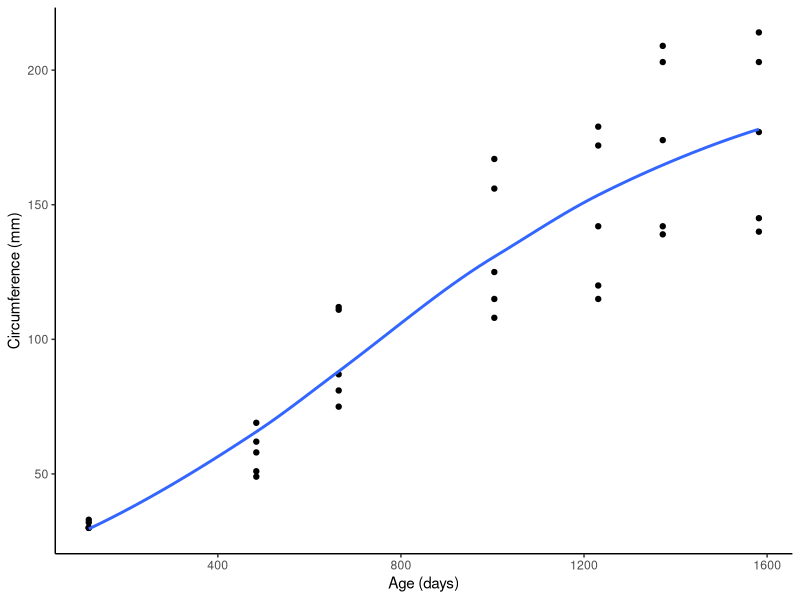
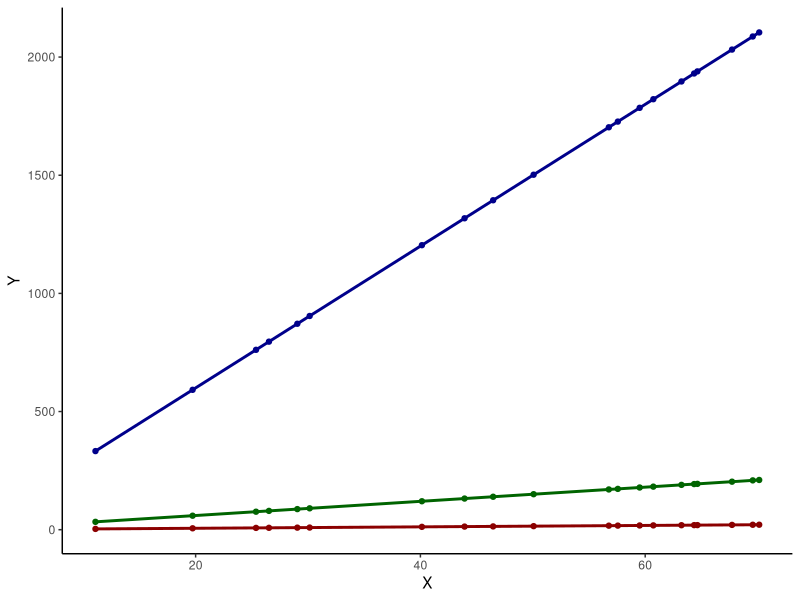
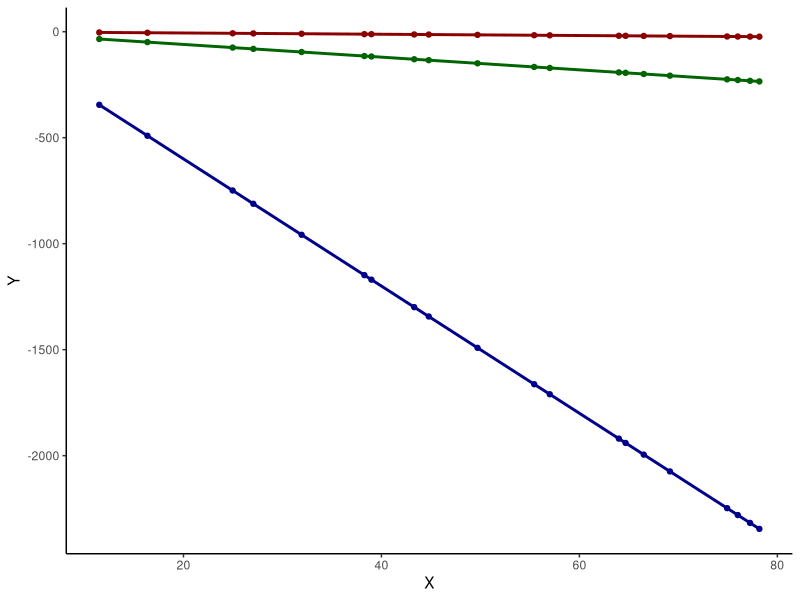
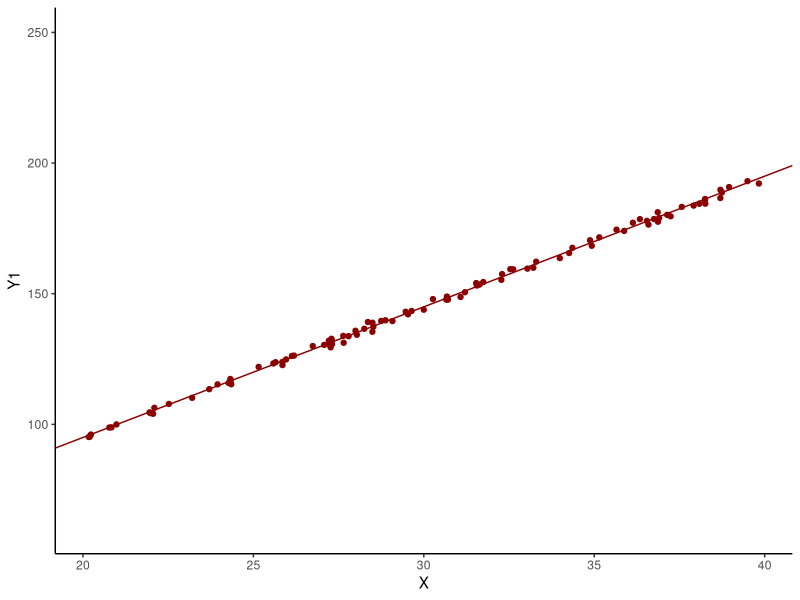
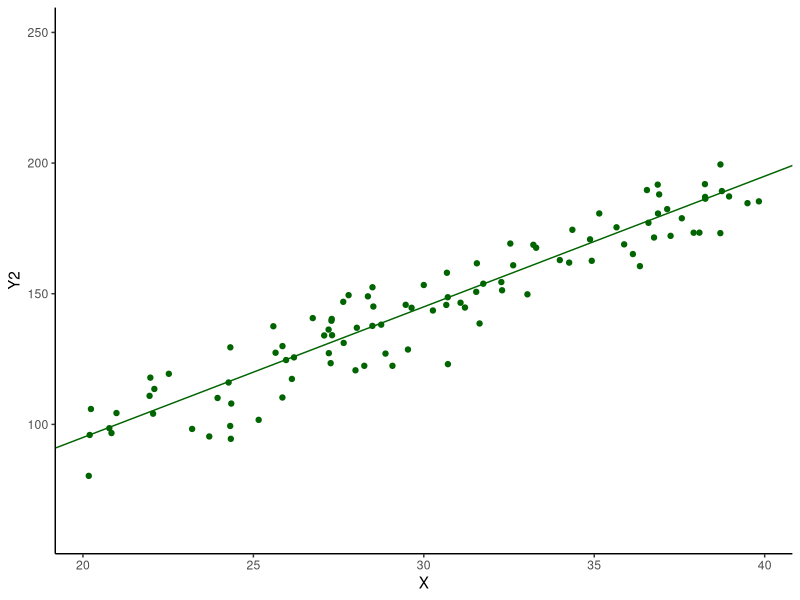
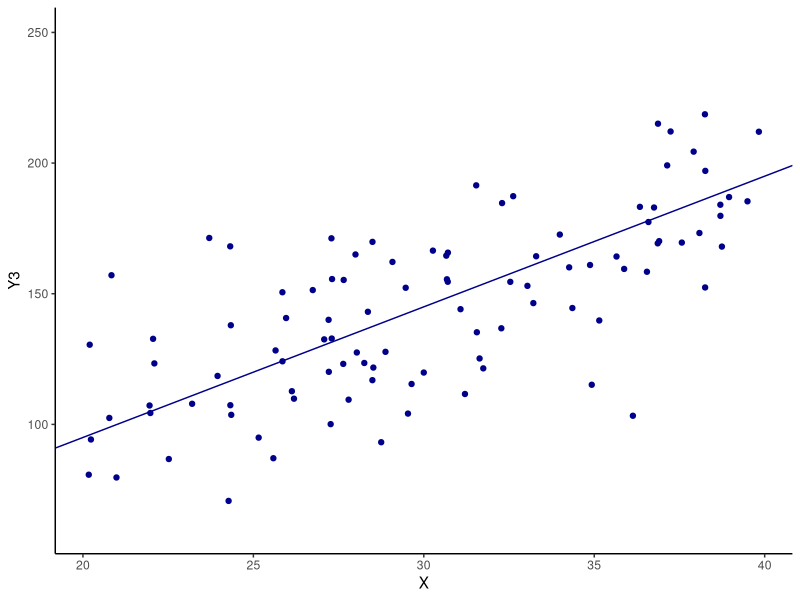
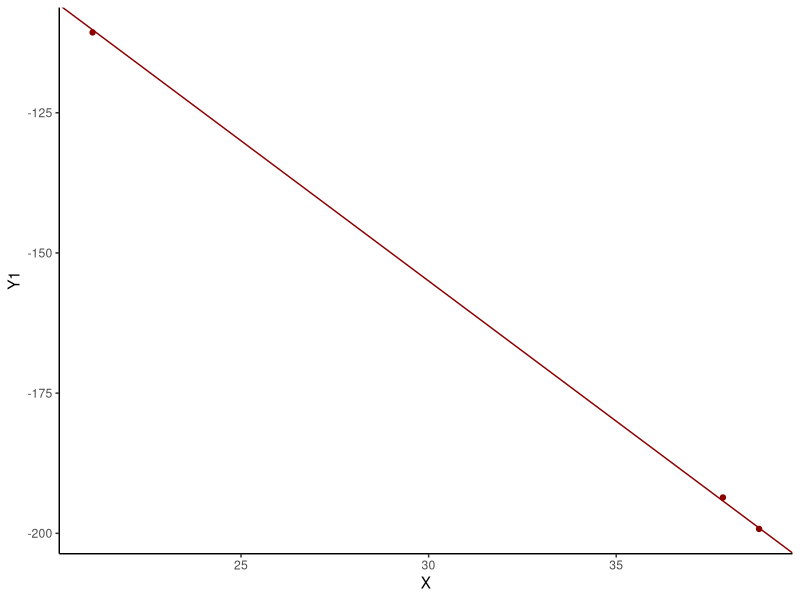
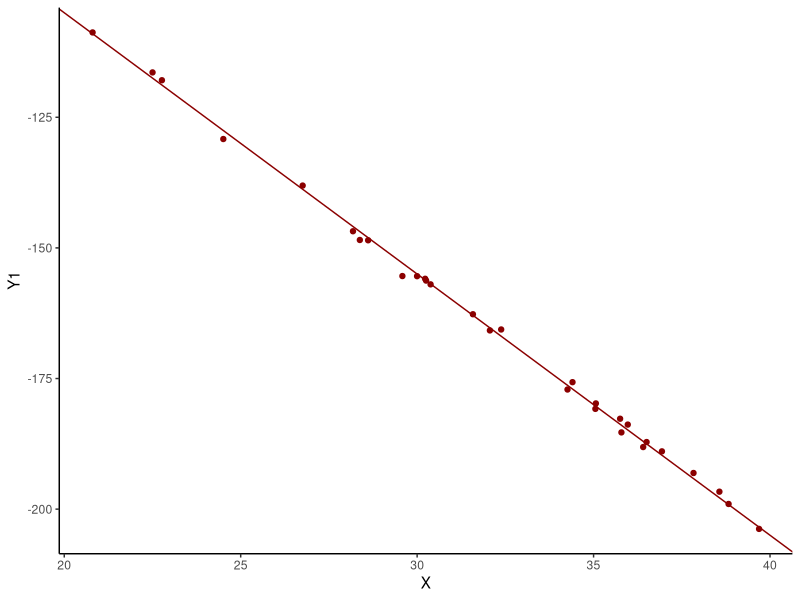

These figures' R source, in order:
## ---- chunk 1
set.seed(678)
## ---- chunk 2
suppressPackageStartupMessages(library(dplyr))
suppressPackageStartupMessages(library(ggplot2))
suppressPackageStartupMessages(library(knitr))
suppressPackageStartupMessages(library(tibble))
## ---- chunk 3
data(Orange)
## ---- chunk 4
ggplot(Orange, aes(x = age, y = circumference)) +
  geom_point() +
  geom_smooth(method = "loess", formula = "y ~ x", se = FALSE) +
  labs(x = "Age (days)", y = "Circumference (mm)") +
  theme_classic()
## ---- chunk 5
# Create a sample dataset
dat <- tibble(X = runif(n = 20, min = 10, max = 80))
dat <- add_column(dat, Y1 = 0.30*dat$X)
dat <- add_column(dat, Y2 = 3.00*dat$X)
dat <- add_column(dat, Y3 = 30.0*dat$X)
## ---- chunk 6
# Visualize the relationships
ggplot(dat, aes(x = X)) +
  geom_point(aes(y = Y1), color = "darkred") +
  geom_smooth(method = "lm", aes(y = Y1), formula = "y ~ x", color = "darkred", se = F) +
  geom_point(aes(y = Y2), color = "darkgreen") +
  geom_smooth(method = "lm", aes(y = Y2), formula = "y ~ x", color = "darkgreen", se = F) +
  geom_point(aes(y = Y3), color = "darkblue") +
  geom_smooth(method = "lm", aes(y = Y3), formula = "y ~ x", color = "darkblue", se = F) +
  labs(x = "X", y = "Y") +
  theme_classic()
## ---- chunk 7
cor(x = dat$X, y = dat$Y1, method = "pearson")
cor(x = dat$X, y = dat$Y2, method = "pearson")
cor(x = dat$X, y = dat$Y3, method = "pearson")
## ---- chunk 8
# Create a sample dataset
dat <- tibble(X = runif(n = 20, min = 10, max = 80))
dat <- add_column(dat, Y1 = -0.30*dat$X)
dat <- add_column(dat, Y2 = -3.00*dat$X)
dat <- add_column(dat, Y3 = -30.0*dat$X)
## ---- chunk 9
# Visualize the relationships
ggplot(dat, aes(x = X)) +
  geom_point(aes(y = Y1), color = "darkred") +
  geom_smooth(method = "lm", aes(y = Y1), formula = "y ~ x", color = "darkred", se = F) +
  geom_point(aes(y = Y2), color = "darkgreen") +
  geom_smooth(method = "lm", aes(y = Y2), formula = "y ~ x", color = "darkgreen", se = F) +
  geom_point(aes(y = Y3), color = "darkblue") +
  geom_smooth(method = "lm", aes(y = Y3), formula = "y ~ x", color = "darkblue", se = F) +
  labs(x = "X", y = "Y") +
  theme_classic()
## ---- chunk 10
cor(x = dat$X, y = dat$Y1, method = "pearson")
cor(x = dat$X, y = dat$Y2, method = "pearson")
cor(x = dat$X, y = dat$Y3, method = "pearson")
## ---- chunk 11
# Create a sample dataset
dat <- tibble(X = runif(100, min = 20, max = 40))
dat <- add_column(dat, Y1 = -5 + 5*dat$X + rnorm(100, sd = 1))
dat <- add_column(dat, Y2 = -5 + 5*dat$X + rnorm(100, sd = 10))
dat <- add_column(dat, Y3 = -5 + 5*dat$X + rnorm(100, sd = 25))
## ---- chunk 12
# Visualize the relationships
ggplot(dat, aes(x = X)) +
  geom_point(aes(y = Y1), color = "darkred") +
  geom_abline(intercept = -5, slope = 5, color = "darkred") +
  labs(x = "X", y = "Y1") +
  scale_y_continuous(limits = c(60, 250)) +
  theme_classic()
## ---- chunk 13
# Visualize the relationships
ggplot(dat, aes(x = X)) +
  geom_point(aes(y = Y2), color = "darkgreen") +
  geom_abline(intercept = -5, slope = 5, color = "darkgreen") +
  labs(x = "X", y = "Y2") +
  scale_y_continuous(limits = c(60, 250)) +
  theme_classic()
## ---- chunk 14
# Visualize the relationships
ggplot(dat, aes(x = X)) +
  geom_point(aes(y = Y3), color = "darkblue") +
  geom_abline(intercept = -5, slope = 5, color = "darkblue") +
  labs(x = "X", y = "Y3") +
  scale_y_continuous(limits = c(60, 250)) +
  theme_classic()
## ---- chunk 15
cor(x = dat$X, y = dat$Y1, method = "pearson")
cor(x = dat$X, y = dat$Y2, method = "pearson")
cor(x = dat$X, y = dat$Y3, method = "pearson")
## ---- chunk 16
cor.test(x = dat$X, y = dat$Y1, method = "pearson")
cor.test(x = dat$X, y = dat$Y2, method = "pearson")
cor.test(x = dat$X, y = dat$Y3, method = "pearson")
## ---- chunk 17
# Create a sample dataset
n <- 3
dat <- tibble(X = runif(n, min = 20, max = 40))
dat <- add_column(dat, Y1 = -5 - 5*dat$X + rnorm(n, sd = 1))
## ---- chunk 18
# Visualize the relationships
ggplot(dat, aes(x = X)) +
  geom_point(aes(y = Y1), color = "darkred") +
  geom_abline(intercept = -5, slope = -5, color = "darkred") +
  theme_classic()
## ---- chunk 19
cor.test(x = dat$X, y = dat$Y1, method = "pearson")
## ---- chunk 20
# Create a sample dataset
n <- 30
dat <- tibble(X = runif(n, min = 20, max = 40))
dat <- add_column(dat, Y1 = -5 - 5*dat$X + rnorm(n, sd = 1))
## ---- chunk 21
# Visualize the relationships
ggplot(dat, aes(x = X)) +
  geom_point(aes(y = Y1), color = "darkred") +
  geom_abline(intercept = -5, slope = -5, color = "darkred") +
  theme_classic()
## ---- chunk 22
cor.test(x = dat$X, y = dat$Y1, method = "pearson")
## ---- chunk 23
# Create a sample dataset
n <- 50
dat <- tibble(X = runif(n, min = 20, max = 40))
dat <- add_column(dat, Y1 = -5 - 5*dat$X + rnorm(n, sd = 1))
## ---- chunk 24
# Visualize the relationships
ggplot(dat, aes(x = X)) +
  geom_point(aes(y = Y1), color = "darkred") +
  geom_abline(intercept = -5, slope = -5, color = "darkred") +
  theme_classic()
## ---- chunk 25
cor.test(x = dat$X, y = dat$Y1, method = "pearson")
## ---- chunk 26
# Create a sample dataset
n <- 3
dat <- tibble(X = runif(n, min = 20, max = 40))
dat <- add_column(dat, Y1 = -5 - 5*dat$X + rnorm(n, sd = 30))
## ---- chunk 27
# Visualize the relationships
ggplot(dat, aes(x = X)) +
  geom_point(aes(y = Y1), color = "darkred") +
  geom_abline(intercept = -5, slope = -5, color = "darkred") +
  theme_classic()
## ---- chunk 28
cor.test(x = dat$X, y = dat$Y1, method = "pearson")
## ---- chunk 29
# Create a sample dataset
n <- 30
dat <- tibble(X = runif(n, min = 20, max = 40))
dat <- add_column(dat, Y1 = -5 - 5*dat$X + rnorm(n, sd = 30))
## ---- chunk 30
# Visualize the relationships
ggplot(dat, aes(x = X)) +
  geom_point(aes(y = Y1), color = "darkred") +
  geom_abline(intercept = -5, slope = -5, color = "darkred") +
  theme_classic()
## ---- chunk 31
cor.test(x = dat$X, y = dat$Y1, method = "pearson")
## ---- chunk 32
# Create a sample dataset
n <- 50
dat <- tibble(X = runif(n, min = 20, max = 40))
dat <- add_column(dat, Y1 = -5 - 5*dat$X + rnorm(n, sd = 30))
## ---- chunk 33
# Visualize the relationships
ggplot(dat, aes(x = X)) +
  geom_point(aes(y = Y1), color = "darkred") +
  geom_abline(intercept = -5, slope = -5, color = "darkred") +
  theme_classic()
## ---- chunk 34
cor.test(x = dat$X, y = dat$Y1, method = "pearson")
## ---- chunk 35
# Create a sample dataset
dat <- tibble(X = runif(100, min = 20, max = 40), Y = rnorm(100, mean = -5, sd = 1))
## ---- chunk 36
# Visualize the relationships
ggplot(dat, aes(x = X, y = Y)) +
  geom_point(color = "darkred") +
  geom_smooth(method = "loess", formula = "y ~ x", se = F) +
  theme_classic()
## ---- chunk 37
cor.test(x = dat$X, y = dat$Y, method = "pearson")
## ---- chunk 38
# Create a sample dataset
dat <- tibble(X = rnorm(100), Y = rnorm(100))
## ---- chunk 39
# Visualize the relationships
ggplot(dat, aes(x = X, y = Y)) +
  geom_point(color = "darkred") +
  geom_smooth(method = "loess", formula = "y ~ x", se = F) +
  theme_classic()
## ---- chunk 40
cor.test(x = dat$X, y = dat$Y, method = "pearson")
## ---- chunk 41
ggplot(Orange, aes(x = age, y = circumference)) +
  geom_point() +
  geom_smooth(method = "loess", formula = "y ~ x", se = FALSE) +
  labs(x = "Age (days)", y = "Circumference (mm)") +
  theme_classic()
## ---- chunk 42
# Calculate the quantities required to calculate the covariance
orange_rel <- as_tibble(Orange) %>%
  select(X = age, Y = circumference) %>%
  mutate(X_bar = mean(X), Y_bar = mean(Y)) %>%
  mutate(X_minus_X_bar = X - X_bar, Y_minus_Y_bar = Y - Y_bar) %>%
  mutate(cross_product = X_minus_X_bar * Y_minus_Y_bar)

kable(orange_rel)
## ---- chunk 43
sum(orange_rel$cross_product) / (nrow(orange_rel) - 1)
## ---- chunk 44
cov(orange_rel$X, orange_rel$Y)
## ---- chunk 45
(sum(orange_rel$cross_product) / (nrow(orange_rel) - 1)) / 
  (sd(orange_rel$X) * sd(orange_rel$Y))
## ---- chunk 46
cor(x = orange_rel$X, y = orange_rel$Y, method = "pearson")
## ---- chunk 47
cor.test(x = Orange$age, y = Orange$circumference, method = "pearson")
## ---- chunk 48
orange_spm <- as_tibble(Orange) %>%
  select(X = age, Y = circumference) %>%
  mutate(X_rank = rank(X), Y_rank = rank(Y))

kable(orange_spm)
## ---- chunk 49
orange_spm <- orange_spm %>%
  mutate(delta = X_rank - Y_rank, delta_2 = delta^2)

kable(orange_spm)
## ---- chunk 50
n <- nrow(orange_spm)
1 - ((6 * sum(orange_spm$delta_2)) / (n * (n^2 - 1)))
## ---- chunk 51
cor(x = orange_spm$X, y = orange_spm$Y, method = "spearman")
## ---- chunk 52
# Calculate the statistics for the null distribution
T_mu <- 0
T_se <- sqrt(1 / (35 - 1))
T_stat <- (0.9073529 - T_mu) / T_se

p_val <- pnorm(q = T_stat, lower.tail = FALSE)*2
p_val
## ---- chunk 53
# Calculate the test statistic
cor.test(x = orange_spm$X, y = orange_spm$Y, method = "spearman", exact = F)
## ---- chunk 54
# Create a sample dataset
dat <- tibble(X = rnorm(15), Y = rnorm(15))
## ---- chunk 55
dat
## ---- chunk 56
dat <- dat %>%
  mutate(X_rank = rank(X), Y_rank = rank(Y)) %>%
  mutate(delta = X_rank - Y_rank, delta_2 = delta^2)
## ---- chunk 57
n <- nrow(dat)
1 - ((6 * sum(dat$delta_2)) / (n * (n^2 - 1)))
## ---- chunk 58
cor(x = dat$X, y = dat$Y, method = "spearman")
## ---- chunk 59
# Calculate the statistics for the null distribution
T_mu <- 0
T_se <- sqrt(1 / (nrow(dat) - 1))
T_stat <- (0.15 - T_mu) / T_se

p_val <- pnorm(q = T_stat, lower.tail = FALSE)*2
p_val
## ---- chunk 60
# Calculate the test statistic
cor.test(x = dat$X, y = dat$Y, method = "spearman", exact = F)
